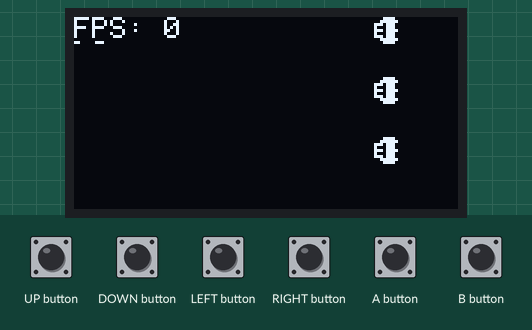
The sketch below on a simulated Arduboy, built with avr-gcc and run on an emulated ATmega32U4. On the bench: 128×64 one-colour display. The inputs (shaded band) are chosen by the test bench. Random numbers use the default seed unless the sketch sets one; what the sketch prints to the serial monitor is not drawn.

Above: at 1.2 s.
1.3 s: UP button pressed for 0.15 s
2.0 s: DOWN button pressed for 1 s
At 3.07 s:
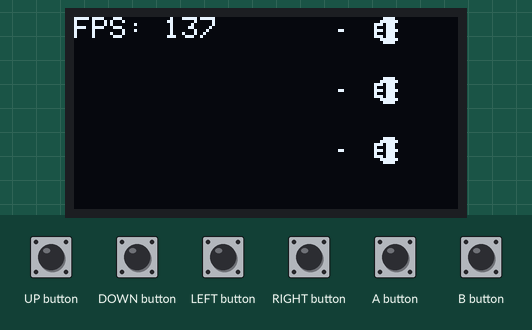
3.6 s: UP button pressed for 1 s
At 4.33 s:
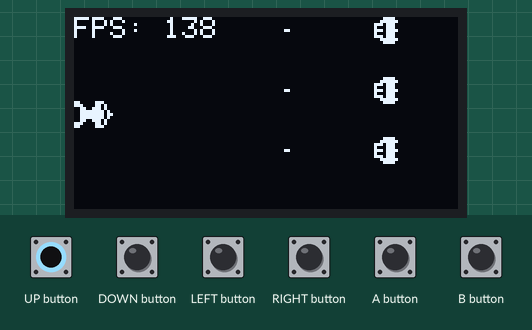
5.2 s: B button pressed for 1 s
6.8 s: B button pressed for 0.15 s
7.5 s: DOWN button pressed for 1 s
At 8.07 s:
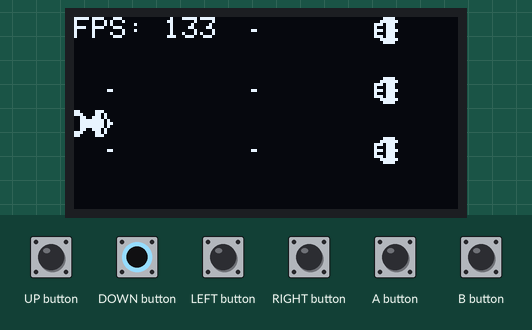

The sketch:

Space_Storm.ino
```cpp
#include <Arduboy2.h>
#include "Vector2.hpp"
#include "Entity.hpp"
#include "Spaceship.hpp"
#include "Projectile.hpp"
#include "ImageData.hpp"
#include "Globals.hpp"

Arduboy2 arduboy;

Spaceship player;

const byte ENEMY_CNT PROGMEM = 3;
Spaceship enemys[ENEMY_CNT];

const char BG_VERY_FAR_AWAY_VEL PROGMEM = -10;
//const byte BG_VERY_FAR_AWAY_CNT = 16;
const byte BG_VERY_FAR_AWAY_CNT PROGMEM = 0;
Entity bgVeryFarAway[BG_VERY_FAR_AWAY_CNT];

const char BG_FAR_AWAY_VEL PROGMEM = -20;
//const byte BG_FAR_AWAY_CNT = 16;
const byte BG_FAR_AWAY_CNT PROGMEM = 0;
Entity bgFarAway[BG_FAR_AWAY_CNT];


// DeltaTime / FPS
long timeStampLast;
float averageFpsTime = 0.f;
float fpsInSec = 0;
int fpsCnt = 0;
int averageFpsPerSec = 0;

float determineDeltaTime()
{
    long timeStampCurrent = millis();
    float deltaTime = (timeStampCurrent - timeStampLast) / 1000.f;
    timeStampLast = timeStampCurrent;
    float fps = 1.f / deltaTime;
    averageFpsTime += deltaTime;
    fpsInSec += fps;
    fpsCnt++;
    if (averageFpsTime >= 1.f)
    {
        averageFpsPerSec = fpsInSec / fpsCnt + 0.5f;
        averageFpsTime = 0.f;
        fpsInSec = 0.f;
        fpsCnt = 0;
    }
    return deltaTime;
}

void updateBackground(float dt)
{
    // Move Background
    for (byte i = 0; i < BG_VERY_FAR_AWAY_CNT; i++)
    {
        bgVeryFarAway[i].moveBuffered(BG_VERY_FAR_AWAY_VEL * dt, 0);
        // Check if background is out of screen
        if (bgVeryFarAway[i].getPosition().x + bgVeryFarAway[i].getSpriteWidth() < 0)
        {
            // Out of screen so we move the star outside the screen, so its look like
            // there is a new star
            // The new position is in a specific area right outside the screen with has
            // the same size as the screen
            byte posX = random(Globals::SCREEN_WIDTH, Globals::SCREEN_WIDTH + Globals::SCREEN_WIDTH + 1);
            byte posY = random(0, Globals::SCREEN_HEIGHT + 1);
            bgVeryFarAway[i].setPosition(posX, posY);
        }
    }
    for (byte i = 0; i < BG_FAR_AWAY_CNT; i++)
    {
        bgFarAway[i].moveBuffered(BG_FAR_AWAY_VEL * dt, 0);
        // Check if background is out of screen
        if (bgFarAway[i].getPosition().x + bgFarAway[i].getSpriteWidth() < 0 )
        {
            // Out of screen so we move the star outside the screen, so its look like
            // there is a new star
            // The new position is in a specific area right outside the screen with has
            // the same size as the screen
            byte posX = random(Globals::SCREEN_WIDTH, Globals::SCREEN_WIDTH + Globals::SCREEN_WIDTH + 1);
            byte posY = random(0, Globals::SCREEN_HEIGHT + 1);
            bgFarAway[i].setPosition(posX, posY);
        }
    }
}

void update()
{
    float dt = determineDeltaTime();
    // Needed for using justPressed() method
    arduboy.pollButtons();
    byte playerPosX = player.getPosition().x;
    byte playerPosY = player.getPosition().y;
    if (arduboy.pressed(UP_BUTTON))
    {
        playerPosY--;
    }
    if (arduboy.pressed(DOWN_BUTTON))
    {
        playerPosY++;
    }
    if (arduboy.pressed(LEFT_BUTTON))
    {
        playerPosX--;
    }
    if (arduboy.pressed(RIGHT_BUTTON))
    {
        playerPosX++;
    }
    if (arduboy.pressed(B_BUTTON))
    {
        player.spawnProjectile();
    }
    player.setPosition(playerPosX, playerPosY);
    player.update(dt);
    for (byte i = 0; i < ENEMY_CNT; i++)
    {
        enemys[i].update(dt);
    }
    updateBackground(dt);
}

void draw()
{
    arduboy.clear();

    // Draw background
    for (byte i = 0; i < BG_VERY_FAR_AWAY_CNT; i++)
    {
        bgVeryFarAway[i].draw(arduboy);
    }
    for (byte i = 0; i < BG_FAR_AWAY_CNT; i++)
    {
        bgFarAway[i].draw(arduboy);
    }
    for (byte i = 0; i < ENEMY_CNT; i++)
    {
        enemys[i].draw(arduboy);
    }
    //house1.draw(arduboy);
    player.draw(arduboy);
    // Draw Fps
    arduboy.setCursor(0, 0);
    arduboy.print("FPS: ");
    arduboy.print(averageFpsPerSec);

    arduboy.display();

}

void setup()
{
    arduboy.begin();
    // For debugging
    Serial.begin(9600);
    Serial.println("Test");
    arduboy.initRandomSeed();
    arduboy.clear();

    player.setType((byte)0);
    player.setIsActive(true);
    player.setSprite(ImageData::PLAYER_SPRITE, ImageData::PLAYER_SPRITE_WIDTH,
        ImageData::PLAYER_SPRITE_HEIGHT);
    //house1.setSprite(ImageData::BG_HOUSE_1_SPRITE, ImageData::BG_HOUSE_1_SPRITE_WIDTH,
    //    ImageData::BG_HOUSE_1_SPRITE_HEIGHT);
    //house1.setPosition(0, SCREEN_HEIGHT - ImageData::BG_HOUSE_1_SPRITE_HEIGHT);


    for (byte i = 0; i < BG_FAR_AWAY_CNT; i++)
    {
        byte posX = random(0, Globals::SCREEN_WIDTH + 1);
        byte posY = random(0, Globals::SCREEN_HEIGHT + 1);
        bgFarAway[i].setIsActive(true);
        bgFarAway[i].setPosition(posX, posY);
        bgFarAway[i].setSprite(ImageData::BG_STAR_FAR_SPRITE,
            ImageData::BG_STAR_FAR_SPRITE_WIDTH,
            ImageData::BG_STAR_FAR_SPRITE_HEIGHT
        );
    }
    for (byte i = 0; i < BG_VERY_FAR_AWAY_CNT; i++)
    {
        byte posX = random(0, Globals::SCREEN_WIDTH + 1);
        byte posY = random(0, Globals::SCREEN_HEIGHT + 1);
        bgVeryFarAway[i].setIsActive(true);
        bgVeryFarAway[i].setPosition(posX, posY);
        bgVeryFarAway[i].setSprite(ImageData::BG_STAR_VERY_FAR_SPRITE,
            ImageData::BG_STAR_VERY_FAR_SPRITE_WIDTH,
            ImageData::BG_STAR_VERY_FAR_SPRITE_HEIGHT
        );
    }
    for (byte i = 0; i < ENEMY_CNT; i++)
    {
        enemys[i].setSprite(ImageData::ENEMY_1_SPRITE,
            ImageData::ENEMY_1_SPRITE_WIDTH,
            ImageData::ENEMY_1_SPRITE_HEIGHT
        );
        enemys[i].setType(1);
        enemys[i].setIsActive(true);
        enemys[i].setHp(1);
        enemys[i].setPosition(100, i * 20);
    }
    timeStampLast = millis();
}

void loop()
{
    update();
    draw();
}
```

Entity.cpp
```cpp
#include "Entity.hpp"

Entity::Entity()
: m_sprite{nullptr}
, m_pos{0, 0}
, m_spriteWidth{0}
, m_spriteHeight{0}
, m_isActive{false}
{

}

void Entity::setSprite(unsigned char* sprite, byte spriteWidth, byte spriteHeight)
{
    m_sprite = sprite;
    m_spriteWidth = spriteWidth;
    m_spriteHeight = spriteHeight;
}

Vector2 Entity::getPosition()
{
    return m_pos;
}

void Entity::setPosition(byte posX, byte posY)
{
    m_pos.x = posX;
    m_pos.y = posY;
}

byte Entity::getSpriteWidth()
{
    return m_spriteWidth;
}

byte Entity::getSpriteHeight()
{
    return m_spriteHeight;
}

bool Entity::isActive() const
{
    return m_isActive;
}

void Entity::setIsActive(bool isActive)
{
    m_isActive = isActive;
}

void Entity::move(byte x, byte y)
{
    m_pos.x += x;
    m_pos.y += y;
}

void Entity::moveBuffered(float x, float y)
{
    m_movementBufferX += x;
    m_movementBufferY += y;
    byte movemenntX = (byte) m_movementBufferX;
    // Only move when there is min one step full
    if (abs(movemenntX) >= 1)
    {
        // Move full step
        move(movemenntX, 0);
        // Store rest in buffer
        m_movementBufferX = m_movementBufferX - movemenntX;
    }
    byte movemenntY = (byte) m_movementBufferX;
    if (abs(movemenntY) >= 1)
    {
        move(movemenntY, 0);
        m_movementBufferY = m_movementBufferY - movemenntX;
    }
}

void Entity::update(float dt)
{
    if (!isActive())
    {
        return false;
    }
}

void Entity::draw(const Arduboy2 &arduboy)
{
    if (!isActive())
    {
        return false;
    }
    // params: posX, posY, image, width, height, COLOR
    // (When white, all white pixels are drawn white)
    arduboy.drawBitmap(m_pos.x, m_pos.y, m_sprite, m_spriteWidth, m_spriteHeight);
}
```

Entity.hpp
```cpp
#pragma once
#include <Arduboy2.h>
#include "Vector2.hpp"


class Entity
{
private:
    unsigned char* m_sprite;
    byte m_spriteWidth;
    byte m_spriteHeight;

    Vector2 m_pos;
    float m_movementBufferX;
    float m_movementBufferY;
    bool m_isActive;
public:
    Entity();

    void setSprite(unsigned char* sprite, byte spriteWidth, byte spriteHeight);

    Vector2 getPosition();
    void setPosition(byte posX, byte posY);

    byte getSpriteWidth();
    byte getSpriteHeight();

    void setIsActive(bool isActive);
    bool isActive() const;

    void move(byte x, byte y);
    // Remember the movement and only moves when a full step is full. When movement is more
    // then a full step the rest is buffered
    void Entity::moveBuffered(float x, float y);

    virtual void update(float dt);
    virtual void draw(const Arduboy2 &arduboy);
};
```

Globals.hpp
```cpp
#pragma once

namespace Globals
{
    const byte SCREEN_WIDTH PROGMEM = 128;
    const byte SCREEN_HEIGHT PROGMEM = 64;
}
```

ImageData.hpp
```cpp
#pragma once
#include <Arduboy2.h>

namespace ImageData
{

    // Player
    const unsigned char PLAYER_SPRITE[] PROGMEM = {
    0x83, 0x83, 0xfe, 0x7c, 0x38, 0x38, 0x7c, 0xff, 0xff, 0x39, 0xc6, 0x38, 0x10, 0x1, 0x1, 0x00, 0x00, 0x00, 0x00, 0x00, 0x1, 0x1, 0x1, 0x00, 0x00, 0x00,
    };
    const byte PLAYER_SPRITE_WIDTH = 13;
    const byte PLAYER_SPRITE_HEIGHT = 9;

    // ememy_1
    const unsigned char ENEMY_1_SPRITE[] PROGMEM = {
    0x7c, 0x54, 0xd6, 0x83, 0xff, 0xff, 0xff, 0x92, 0x00, 0x00, 0x00, 0x1, 0x1, 0x1, 0x1, 0x00,    };
    const byte ENEMY_1_SPRITE_WIDTH = 8;
    const byte ENEMY_1_SPRITE_HEIGHT = 9;


    // bg_house_1
    const unsigned char BG_HOUSE_1_SPRITE[] PROGMEM = {
    0xff, 0xff, 0xfd, 0x8d, 0x8d, 0x8d, 0xfd, 0xfd, 0x8d, 0x8d, 0x8d, 0xfd, 0xfd, 0x8d, 0x8d, 0x8d, 0xfd, 0xff, 0xff, 0xff, 0xff, 0xff, 0x31, 0x31, 0x31, 0xff, 0xff, 0x31, 0x31, 0x31, 0xff, 0xff, 0x31, 0x31, 0x31, 0xff, 0xff, 0xff, 0xff, 0xff, 0xff, 0xc6, 0xc6, 0xc6, 0xff, 0xff, 0xc6, 0xc6, 0xc6, 0xff, 0xff, 0xc6, 0xc6, 0xc6, 0xff, 0xff, 0xff, 0xff, 0xff, 0xff, 0x18, 0x18, 0x18, 0xff, 0xff, 0x18, 0x18, 0x18, 0xff, 0xff, 0x18, 0x18, 0x18, 0xff, 0xff, 0xff, 0x7f, 0x7f, 0x7f, 0x63, 0x63, 0x63, 0x7f, 0x7f, 0x63, 0x63, 0x63, 0x7f, 0x7f, 0x63, 0x63, 0x63, 0x7f, 0x7f, 0x7f,
    };
    const byte BG_HOUSE_1_SPRITE_WIDTH = 19;
    const byte BG_HOUSE_1_SPRITE_HEIGHT = 39;

    // bg_star_very_far
    const unsigned char BG_STAR_VERY_FAR_SPRITE[] PROGMEM = {
        0x1,
    };
    const byte BG_STAR_VERY_FAR_SPRITE_WIDTH = 1;
    const byte BG_STAR_VERY_FAR_SPRITE_HEIGHT = 1;

    // bg_star_far
    const unsigned char BG_STAR_FAR_SPRITE[] PROGMEM = {
        0x1, 0x1,
    };
    const byte BG_STAR_FAR_SPRITE_WIDTH = 2;
    const byte BG_STAR_FAR_SPRITE_HEIGHT = 1;

    // player_projectile_default
    const unsigned char PLAYER_PROJECTILE_DEFAULT[] PROGMEM= {
        0x1, 0x1
    };
    const byte PLAYER_PROJECTILE_DEFAULT_WIDTH = 2;
    const byte PLAYER_PROJECTILE_DEFAULT_HEIGHT = 1;

};
```

Projectile.cpp
```cpp
#include "Projectile.hpp"

Projectile::Projectile()
: m_damage{0}
, m_velocity{0}
{

}

void Projectile::setDamage(byte damage)
{
    m_damage = damage;
}

byte Projectile::getDamage() const
{
    return m_damage;
}

void Projectile::setVelocity(char velocity)
{
    m_velocity = velocity;
}

char Projectile::getVelocity() const
{
    return m_velocity;
}

void Projectile::update(float dt)
{
    Entity::update(dt);
    moveBuffered(m_velocity * dt, 0);
}
```

Projectile.hpp
```cpp
#pragma once
#include "Entity.hpp"


class Projectile : public Entity
{
private:
    byte m_damage;
    char m_velocity;
public:
    Projectile();

    void setDamage(byte damage);
    byte getDamage() const;

    void setVelocity(char velocity);
    char getVelocity() const;

    virtual void update(float dt) override;
};
```

Spaceship.cpp
```cpp
#include "Spaceship.hpp"
#include "ImageData.hpp"
#include "Globals.hpp"

Spaceship::Spaceship()
: m_type{0}
, m_hp{10}
, m_projectileArrPos{0}
, m_projectileTimeout{1}
, m_timeoutTime(m_projectileTimeout)
{

}

void Spaceship::setType(byte type)
{
    m_type = type;
    switch(m_type)
    {
        case 0: m_projectileTimeout = 1; break;
        case 1: m_projectileTimeout = 3; break;
    }
}

byte Spaceship::getType() const
{
    return m_type;
}

void Spaceship::setHp(int hp)
{
    m_hp = hp;
}

int Spaceship::getHp() const
{
    return m_hp;
}

void Spaceship::spawnProjectile()
{
    // Only spawn projectile if timeout is over
    if (m_timeoutTime < m_projectileTimeout)
    {
        return;
    }
    m_timeoutTime = 0.f;
    m_projectiles[m_projectileArrPos].
        setSprite(
            ImageData::PLAYER_PROJECTILE_DEFAULT,
            ImageData::PLAYER_PROJECTILE_DEFAULT_WIDTH,
            ImageData::PLAYER_PROJECTILE_DEFAULT_HEIGHT
    );
    m_projectiles[m_projectileArrPos].setDamage(1);
    m_projectiles[m_projectileArrPos].setIsActive(true);
    m_projectiles[m_projectileArrPos].setPosition(
        getPosition().x + getSpriteWidth() / 2 + 1,
        getPosition().y + getSpriteHeight() / 2
    );
    switch(m_type)
    {
        case 0: m_projectiles[m_projectileArrPos].setVelocity(16); break;
        case 1: m_projectiles[m_projectileArrPos].setVelocity(-16); break;
    }
    m_projectileArrPos++;
    if (m_projectileArrPos > MAX_PROJECTILE_CNT - 1)
    {
        m_projectileArrPos = 0;
    }
}

void Spaceship::clearProjectiles()
{
    for (byte i = 0; i < MAX_PROJECTILE_CNT; i++)
    {
        if (!m_projectiles[i].isActive()) {
            continue;
        }
        Vector2 projectilePos = m_projectiles[i].getPosition();
        // Deactivate projectile when its outside of screen
        if (projectilePos.x < 0 || projectilePos.x > Globals::SCREEN_WIDTH ||
            projectilePos.y < 0 || projectilePos.y > Globals::SCREEN_HEIGHT)
        {
            m_projectiles[i].setIsActive(false);
        }
    }

}

void Spaceship::moveAutomatic(float dt)
{
    if (m_type == 0)
    {
        return;
    }
    else if (m_type == 1)
    {
        spawnProjectile();
    }
}

void Spaceship::update(float dt)
{
    Entity::update(dt);
    m_timeoutTime += dt;
    moveAutomatic(dt);
    for (byte i = 0; i < MAX_PROJECTILE_CNT; i++)
    {
        if (!m_projectiles[i].isActive()) {
            continue;
        }
        m_projectiles[i].update(dt);
    }
    clearProjectiles();
}

void Spaceship::draw(const Arduboy2 &arduboy)
{
    Entity::draw(arduboy);
    for (byte i = 0; i < MAX_PROJECTILE_CNT; i++)
    {
        if (!m_projectiles[i].isActive()) {
            continue;
        }
        m_projectiles[i].draw(arduboy);
    }
}
```

Spaceship.hpp
```cpp
#pragma once
#include "Entity.hpp"
#include "Projectile.hpp"

class Spaceship : public Entity
{
private:
    static const byte MAX_PROJECTILE_CNT = 5;

    // Types: 0 - Player, 1 - Enemy^
    byte m_type;
    unsigned int m_hp;

    Projectile m_projectiles[MAX_PROJECTILE_CNT];
    byte m_projectileArrPos;
    // Timeout in seconds
    byte m_projectileTimeout;
    float m_timeoutTime;
public:
    Spaceship();

    void setType(byte type);
    byte getType() const;

    void setHp(int hp);
    int getHp() const;

    void spawnProjectile();
    void clearProjectiles();
    // Automatic movement for KI stuff
    void moveAutomatic(float dt);

    virtual void update(float dt) override;
    virtual void draw(const Arduboy2 &arduboy) override;
};
```

Vector2.cpp
```cpp
#include "Vector2.hpp"

Vector2::Vector2()
:x{0}
,y{0}

{

}

Vector2::Vector2(byte vecX, byte vecY)
:x{vecX}
,y{vecY}
{

}
```

Vector2.hpp
```cpp
#pragma once
#include <Arduboy2.h>

class Vector2
{
public:
    byte x;
    byte y;

public:
    Vector2();
    Vector2(byte vecX, byte vecY);
};
```
